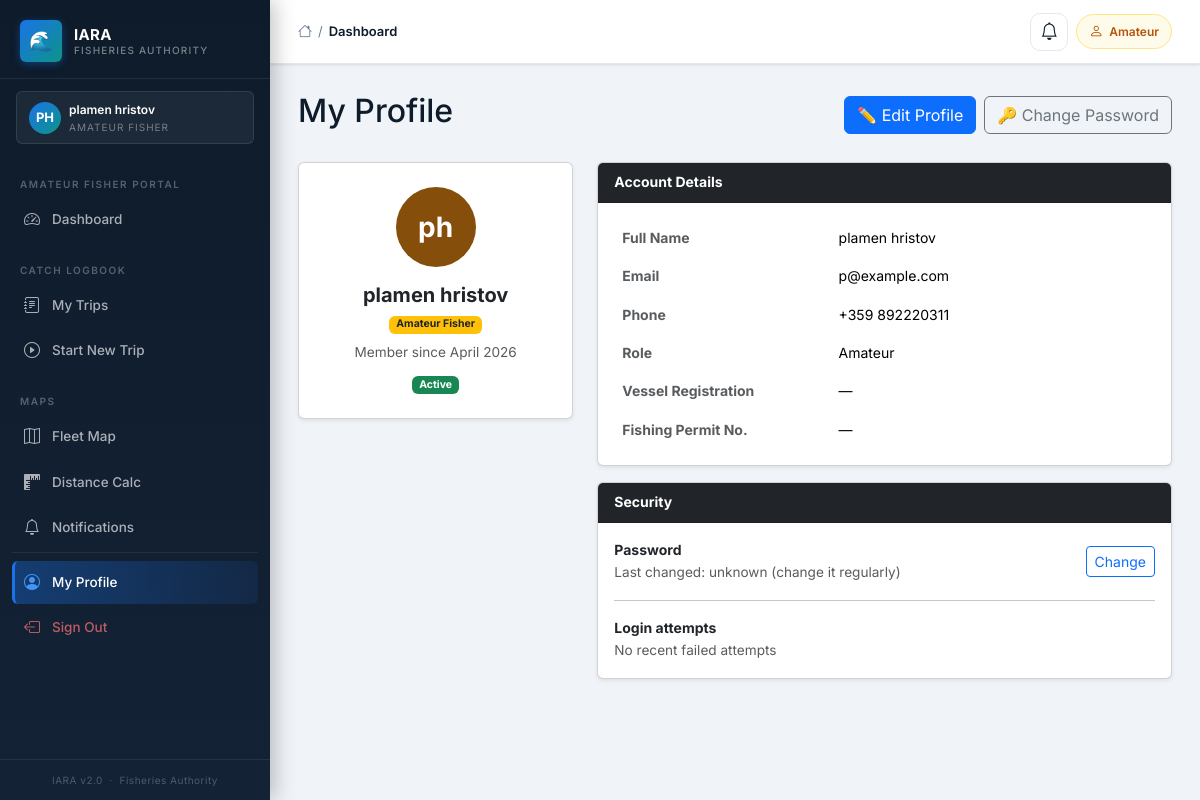
/profile (signed in), run on the app's committed database.
### iara_app/models.py (models this page shows, shortened)
class User(UserMixin, db.Model):
    __tablename__ = "users"
    id = db.Column(db.Integer, primary_key=True)
    first_name = db.Column(db.String(50), nullable=False)
    last_name = db.Column(db.String(50), nullable=False)
    email = db.Column(db.String(120), unique=True, nullable=False)
    phone = db.Column(db.String(20), nullable=False)
    role = db.Column(db.String(50), nullable=False)
    password_hash = db.Column(db.String(128), nullable=False)
    vessel_registration = db.Column(db.String(50))
    fishing_permit_number = db.Column(db.String(50))
    inspector_id = db.Column(db.Integer, db.ForeignKey("users.id"), nullable=True)
    id_number = db.Column(db.String(50))
    age_category = db.Column(db.String(20))
    created_at = db.Column(db.DateTime, default=datetime.utcnow)
    is_active = db.Column(db.Boolean, default=True)
    reset_token       = db.Column(db.String(100), nullable=True)
    reset_token_expiry = db.Column(db.DateTime, nullable=True)
    failed_logins   = db.Column(db.Integer, default=0)
    locked_until    = db.Column(db.DateTime, nullable=True)
    inspections = db.relationship("Inspection", foreign_keys="Inspection.inspector_id", backref="inspector", lazy=True)
    scheduled_inspections = db.relationship("ScheduledInspection", foreign_keys="ScheduledInspection.inspector_id", backref="assigned_inspector", lazy=True)
    created_scheduled_inspections = db.relationship("ScheduledInspection", foreign_keys="ScheduledInspection.created_by_id", backref="created_by_user", lazy=True)
    audit_logs = db.relationship("AuditLog", foreign_keys="AuditLog.user_id", backref="user", lazy=True)
    alerts = db.relationship("Alert", foreign_keys="Alert.user_id", backref="recipient", lazy=True)

### iara_app/routes/auth.py (the view)
@bp.route("/profile")
@login_required
def profile():
    return render_template("auth/profile.html", user=current_user)

### iara_app/templates/auth/profile.html (shortened to what this page needs)
{% extends "layout/base.html" %}
{% block content %}
<div class="d-flex justify-content-between align-items-center mb-4">
  <h2>My Profile</h2>
  <div class="d-flex gap-2">
    <a href="{{ url_for('auth.profile_edit') }}" class="btn btn-primary">✏️ Edit Profile</a>
    <a href="{{ url_for('auth.change_password') }}" class="btn btn-outline-secondary">🔑 Change Password</a>
  </div>
</div>
<div class="row g-4">
  <div class="col-md-4">
    <div class="card shadow-sm text-center p-4">
      <div class="mx-auto mb-3 d-flex align-items-center justify-content-center fw-bold text-white"
           style="width:80px;height:80px;border-radius:50%;font-size:28px;
           background:{% if user.role=='administrator' %}#1e293b{% elif user.role=='inspector' %}#0369a1{% elif user.role=='fisherman' %}#0f6e56{% else %}#854f0b{% endif %};">
        {{ user.first_name[0] }}{{ user.last_name[0] }}
      </div>
      <h5 class="fw-bold mb-1">{{ user.first_name }} {{ user.last_name }}</h5>
      <div class="mb-2">
        {% if user.role == 'administrator' %}
          <span class="badge bg-dark">Administrator</span>
        {% elif user.role == 'inspector' %}
          <span class="badge bg-primary">Inspector</span>
        {% elif user.role == 'fisherman' %}
          <span class="badge bg-success">Fisherman</span>
        {% else %}
          <span class="badge bg-warning text-dark">Amateur Fisher</span>
        {% endif %}
      </div>
      <div class="text-muted" style="font-size:.85rem;">
        Member since {{ user.created_at.strftime('%B %Y') if user.created_at else '—' }}
      </div>
      <div class="mt-2">
        {% if user.is_active %}
          <span class="badge bg-success">Active</span>
        {% else %}
          <span class="badge bg-danger">Inactive</span>
        {% endif %}
      </div>
    </div>
  </div>
  <div class="col-md-8">
    <div class="card shadow-sm">
      <div class="card-header bg-dark text-white fw-bold">Account Details</div>
      <div class="card-body">
        <table class="table table-borderless mb-0">
          <tr>
            <td class="text-muted fw-bold" style="width:40%">Full Name</td>
            <td>{{ user.first_name }} {{ user.last_name }}</td>
          </tr>
          <tr>
            <td class="text-muted fw-bold">Email</td>
            <td>{{ user.email }}</td>
          </tr>
          <tr>
            <td class="text-muted fw-bold">Phone</td>
            <td>{{ user.phone or '—' }}</td>
          </tr>
          <tr>
            <td class="text-muted fw-bold">Role</td>
            <td>{{ user.role | capitalize }}</td>
          </tr>
          {% if user.role in ['fisherman', 'amateur'] %}
          <tr>
            <td class="text-muted fw-bold">Vessel Registration</td>
            <td>{{ user.vessel_registration or '—' }}</td>
          </tr>
          <tr>
            <td class="text-muted fw-bold">Fishing Permit No.</td>
            <td>{{ user.fishing_permit_number or '—' }}</td>
          </tr>
          {% endif %}
        </table>
      </div>
    </div>
    <div class="card shadow-sm mt-3">
      <div class="card-header bg-dark text-white fw-bold">Security</div>
      <div class="card-body">
        <div class="d-flex justify-content-between align-items-center">
          <div>
            <strong>Password</strong><br>
            <span class="text-muted" style="font-size:.85rem;">Last changed: unknown (change it regularly)</span>
          </div>
          <a href="{{ url_for('auth.change_password') }}" class="btn btn-sm btn-outline-primary">Change</a>
        </div>
        <hr>
        <div class="d-flex justify-content-between align-items-center">
          <div>
            <strong>Login attempts</strong><br>
            <span class="text-muted" style="font-size:.85rem;">
              {% if user.failed_logins and user.failed_logins > 0 %}
                {{ user.failed_logins }} failed attempt(s)
                {% if user.locked_until %} — Account locked until {{ user.locked_until.strftime('%H:%M') }}{% endif %}
              {% else %}
                No recent failed attempts
              {% endif %}
            </span>
          </div>
        </div>
      </div>
    </div>
  </div>
</div>
{% endblock %}

### iara_app/templates/layout/base.html (shortened to what this page needs)
<!DOCTYPE html>
<html lang="en">
<head>
  <link href="https://cdn.jsdelivr.net/npm/bootstrap@5.3.2/dist/css/bootstrap.min.css" rel="stylesheet">
  <link rel="stylesheet" href="https://cdn.jsdelivr.net/npm/bootstrap-icons@1.11.3/font/bootstrap-icons.min.css">
  <link rel="stylesheet" href="{{ url_for('static', filename='css/iara_theme.css') }}">
</head>
<body>
  {% if current_user.is_authenticated %}
  <aside class="iara-sidebar">
    <a class="sidebar-brand" href="#">
      <div class="sidebar-brand-icon">🌊</div>
      <div class="sidebar-brand-text">
        <div class="sidebar-brand-name">IARA</div>
        <div class="sidebar-brand-sub">Fisheries Authority</div>
      </div>
    </a>
    <div class="sidebar-role-banner">
      <div class="sidebar-role-avatar">
        {{ current_user.first_name[0]|upper }}{{ current_user.last_name[0]|upper }}
      </div>
      <div>
        <div class="sidebar-role-name">{{ current_user.first_name }} {{ current_user.last_name }}</div>
        <div class="sidebar-role-label">
          {% if current_user.role == "administrator" %}Administrator
          {% elif current_user.role == "inspector" %}Inspector
          {% elif current_user.role == "fisherman" %}Fisherman
          {% else %}Amateur Fisher{% endif %}
        </div>
      </div>
    </div>
    <nav class="sidebar-nav">
      {% if current_user.role == "amateur" %}
      <div class="sidebar-section-label">Amateur Fisher Portal</div>
      <a href="{{ url_for('fisherman.amateur_dashboard') }}"
        class="sidebar-link {% if request.endpoint == 'fisherman.amateur_dashboard' %}active{% endif %}">
        <i class="bi bi-speedometer2"></i> Dashboard
      </a>
      <div class="sidebar-section-label" style="margin-top:8px;">Catch Logbook</div>
      <a href="{{ url_for('trips.trips_list') }}"
        class="sidebar-link {% if request.endpoint in ['trips.trips_list','trips.trip_detail','trips.end_trip','trips.add_catch'] %}active{% endif %}">
        <i class="bi bi-journal-text"></i> My Trips
      </a>
      <a href="{{ url_for('trips.start_trip') }}"
        class="sidebar-link {% if request.endpoint == 'trips.start_trip' %}active{% endif %}">
        <i class="bi bi-play-circle"></i> Start New Trip
      </a>
      <div class="sidebar-section-label" style="margin-top:8px;">Maps</div>
      <a href="{{ url_for('maps.fleet_map') }}"
        class="sidebar-link {% if 'maps' in request.endpoint %}active{% endif %}">
        <i class="bi bi-map"></i> Fleet Map
      </a>
      <a href="{{ url_for('maps.distance_calc') }}"
        class="sidebar-link {% if request.endpoint == 'maps.distance_calc' %}active{% endif %}">
        <i class="bi bi-rulers"></i> Distance Calc
      </a>
      <a href="{{ url_for('alerts.notification_center') }}"
        class="sidebar-link {% if 'alerts' in request.endpoint %}active{% endif %}">
        <i class="bi bi-bell"></i> Notifications
      </a>
      {% endif %}
      <div class="sidebar-divider" style="margin-top:auto;"></div>
      <a href="{{ url_for('auth.profile') }}"
        class="sidebar-link {% if request.endpoint == 'auth.profile' %}active{% endif %}">
        <i class="bi bi-person-circle"></i> My Profile
      </a>
      <a href="{{ url_for('auth.logout') }}" class="sidebar-link danger">
        <i class="bi bi-box-arrow-left"></i> Sign Out
      </a>
    </nav>
    <div class="sidebar-footer">
      IARA v2.0 &nbsp;·&nbsp; Fisheries Authority
    </div>
  </aside>
  {% endif %}
  <div class="iara-main" {% if not current_user.is_authenticated %}style="margin-left:0;" {% endif %}>
    <header class="iara-topbar">
      <div class="topbar-breadcrumb">
        <i class="bi bi-house" style="color:var(--text-secondary);font-size:14px;"></i>
        <span class="bc-sep">/</span>
        <span class="bc-current">{{ title if title else "Dashboard" }}</span>
      </div>
      <div class="topbar-actions">
        {% if current_user.is_authenticated %}
        <a href="{{ url_for('alerts.notification_center') }}"
           id="notif-bell-btn"
           style="position:relative;display:inline-flex;align-items:center;justify-content:center;width:38px;height:38px;background:var(--surface-card);border:1px solid var(--border-color);border-radius:10px;text-decoration:none;color:var(--text-primary);transition:background .15s;"
           title="Notifications">
          <i class="bi bi-bell" style="font-size:1.1rem;"></i>
        </a>
        {% if current_user.role == "administrator" %}
        <span class="topbar-badge">
          <i class="bi bi-shield-check"></i> Administrator
        </span>
        {% elif current_user.role == "inspector" %}
        <span class="topbar-badge" style="background:#eff6ff;border-color:#bfdbfe;color:#1d4ed8;">
          <i class="bi bi-clipboard2-check"></i> Inspector
        </span>
        {% elif current_user.role == "fisherman" %}
        <span class="topbar-badge" style="background:#f0fdf4;border-color:#bbf7d0;color:#15803d;">
          <i class="bi bi-water"></i> Fisherman
        </span>
        {% else %}
        <span class="topbar-badge" style="background:#fffbeb;border-color:#fde68a;color:#b45309;">
          <i class="bi bi-person"></i> Amateur
        </span>
        {% endif %}
        {% endif %}
      </div>
    </header>
    <main class="iara-content">
      {% block content %}{% endblock %}
    </main>
  </div>
</body>
</html>

### data on the page
User: first_name "P", last_name "H", first_name "plamen", last_name "hristov", first_name "p", last_name "h", created_at "April 2026", email "p@example.com", phone "+359 892220311", role "Amateur", vessel_registration "—", fishing_permit_number "—"

### other printed values
{{ title if title else "Dashboard" }} "Dashboard"
